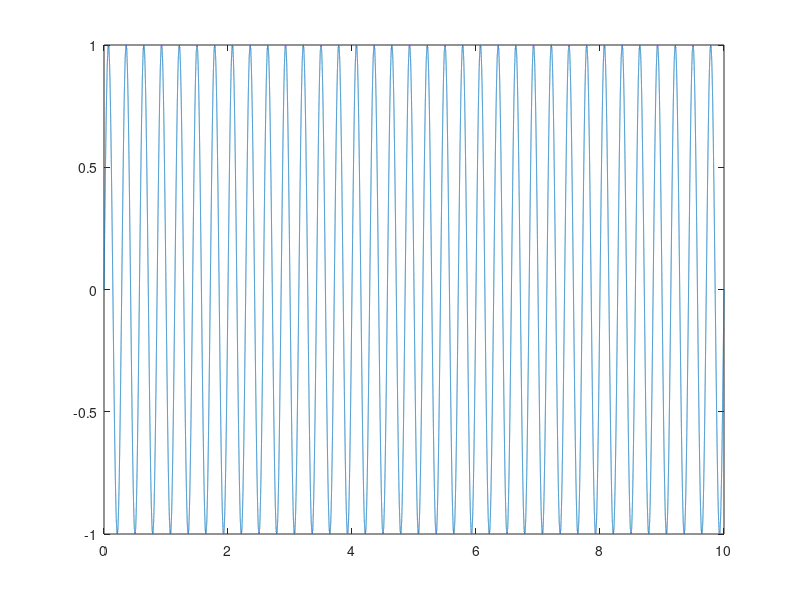

This figure's MATLAB source: (Note: this script raises an error after producing the figure.)
close all;
tStart = 0; tEnd = 10 ; sampleFreq = 44100; 
sampleRate = 1/sampleFreq;
x = tStart:sampleRate:tEnd;

freq = 3.5;
F = sin(freq*x*(2*pi));
plot(x,F)
frequency(F,sampleFreq);